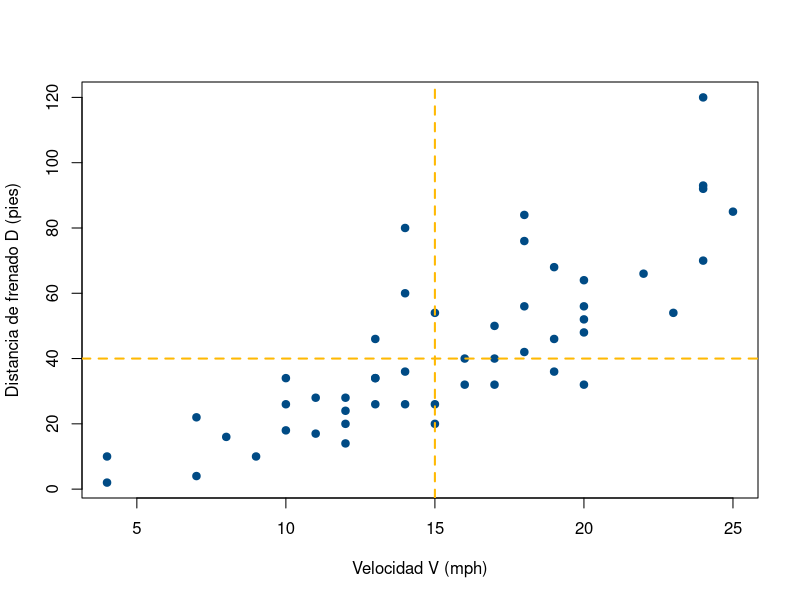
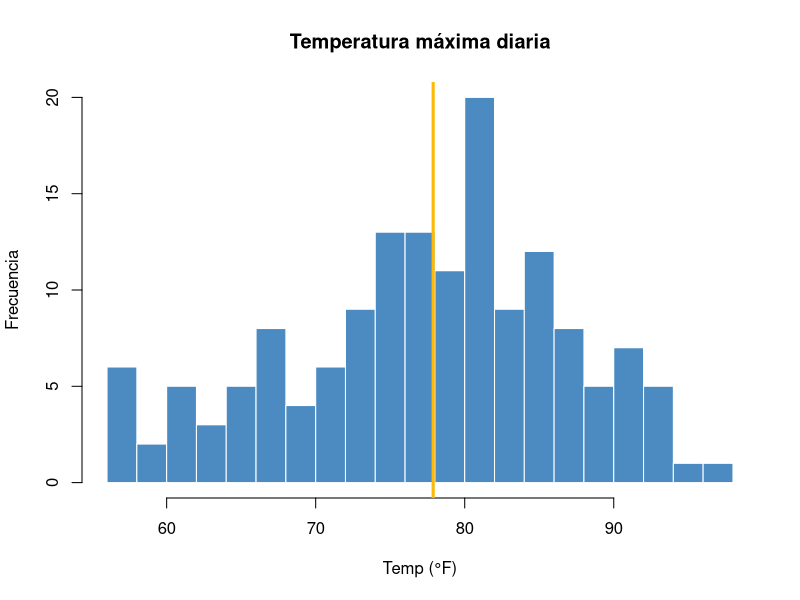
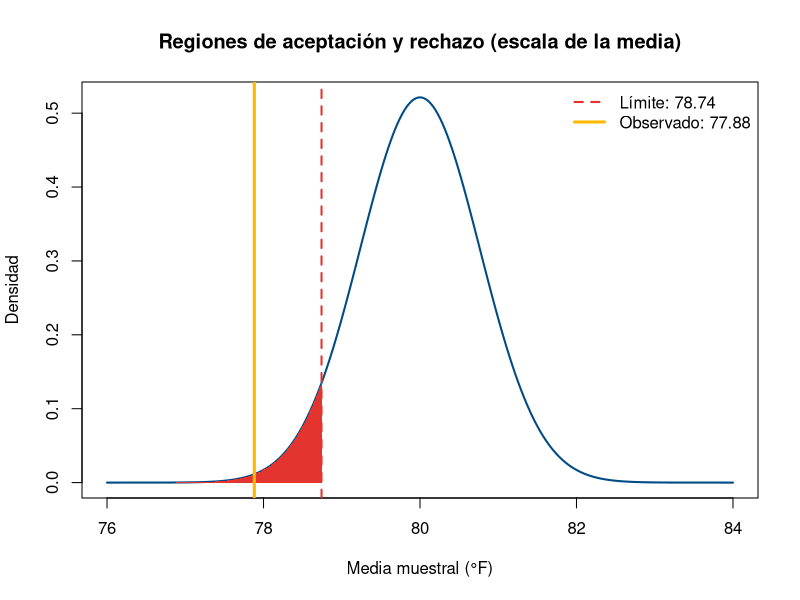
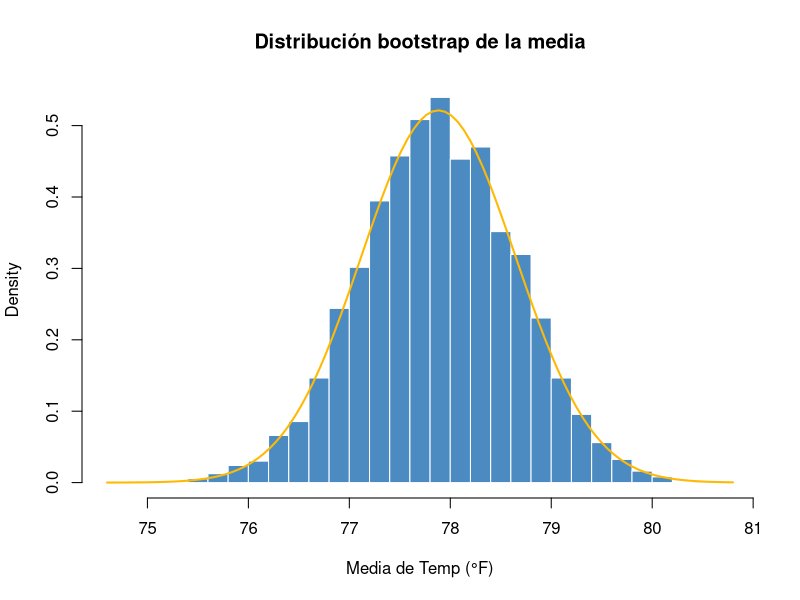

Generate these figures, in order, with R:
## ---- chunk 1
data("airquality")     # carga la base en la memoria de R
head(airquality)       # primeras 6 filas
str(airquality)        # tipo de cada variable y número de observaciones
summary(airquality)    # mínimo, cuartiles, media, máximo y datos faltantes (NA's)
## ---- chunk 2
data("mtcars")
mtcars[1:8, c("cyl", "am")]   # solo las dos columnas que nos interesan
## ---- chunk 3
tabla_abs <- table(cyl = mtcars$cyl, am = mtcars$am)
tabla_abs
sum(tabla_abs)   # debe dar 32

# Para ver qué autos hay en una casilla, por ejemplo (8, 1):
rownames(mtcars)[mtcars$cyl == 8 & mtcars$am == 1]
## ---- chunk 4
p_conj <- prop.table(tabla_abs)   # divide cada celda por el total (32)
round(p_conj, 4)
sum(p_conj)                       # debe dar 1
## ---- chunk 5
p_X <- rowSums(p_conj)   # marginal de X (suma de cada fila)
p_Y <- colSums(p_conj)   # marginal de Y (suma de cada columna)
p_X
p_Y

addmargins(p_conj)       # la tabla completa con los totales al margen
## ---- chunk 6
# Forma 1: aplicando la fórmula directamente
p_conj[, "1"] / p_Y["1"]

# Forma 2: prop.table con margin = 2 divide cada COLUMNA por su total
round(prop.table(tabla_abs, margin = 2), 4)
## ---- chunk 7
producto <- outer(p_X, p_Y)   # tabla que tendríamos SI fueran independientes
round(producto, 4)
round(p_conj, 4)              # tabla observada, para comparar celda por celda

p_conj["8", "1"]              # lo observado en la casilla (8, 1)
producto["8", "1"]            # lo esperado bajo independencia
## ---- chunk 8
x <- as.numeric(rownames(p_conj))   # valores de X: 4, 6, 8
y <- as.numeric(colnames(p_conj))   # valores de Y: 0, 1

EX  <- sum(x * p_X)
EY  <- sum(y * p_Y)
EXY <- sum(outer(x, y) * p_conj)    # outer(x, y) arma la tabla de productos x*y

c(EX = EX, EY = EY, EXY = EXY)
## ---- chunk 9
cov_XY <- EXY - EX * EY
VX <- sum(x^2 * p_X) - EX^2
VY <- sum(y^2 * p_Y) - EY^2
rho <- cov_XY / sqrt(VX * VY)

c(cov = cov_XY, rho = rho)
## ---- chunk 10
cov(mtcars$cyl, mtcars$am)   # -0.4657
cor(mtcars$cyl, mtcars$am)   # -0.5226  (esta sí coincide)
## ---- chunk 11
p_X_dado_Y1 <- p_conj[, "1"] / p_Y["1"]
sum(x * p_X_dado_Y1)    # E(X | Y = 1)
## ---- chunk 12
# 1. Pasar la tabla a "formato largo": una fila por celda
celdas <- expand.grid(x = x, y = y)    # todas las combinaciones (x, y)
celdas$p <- as.vector(p_conj)          # su probabilidad (mismo orden)
celdas

# 2. Elegir 100 000 celdas al azar con esas probabilidades
set.seed(1)
idx <- sample(1:nrow(celdas), size = 1e5, replace = TRUE, prob = celdas$p)
X_sim <- celdas$x[idx]
Y_sim <- celdas$y[idx]

# 3. Covarianza "tipo tabla" de los datos simulados
mean(X_sim * Y_sim) - mean(X_sim) * mean(Y_sim)   # debe acercarse a -0.4512
## ---- chunk 13
#| fig-cap: "Cada punto es una prueba de frenado. Las líneas punteadas marcan V = 15 y D = 40."
data("cars")
plot(cars$speed, cars$dist,
     pch = 19, col = "#004B85",
     xlab = "Velocidad V (mph)",
     ylab = "Distancia de frenado D (pies)")
abline(v = 15, h = 40, lty = 2, col = "#FFB903", lwd = 2)
## ---- chunk 14
A <- cars$speed > 15   # evento V > 15
B <- cars$dist > 40    # evento D > 40

c(P_V_mayor15  = mean(A),         # marginal
  P_D_mayor40  = mean(B),         # marginal
  P_conjunta   = mean(A & B),     # conjunta: ambos a la vez
  P_producto   = mean(A) * mean(B))

table(V_mayor_15 = A, D_mayor_40 = B)   # conteos de las 4 regiones
## ---- chunk 15
mean(B[A])     # P(D > 40 | V > 15): solo entre los autos rápidos
mean(B[!A])    # P(D > 40 | V <= 15): solo entre los autos lentos
## ---- chunk 16
#| fig-cap: "Temperatura máxima diaria en Nueva York, mayo a septiembre de 1973."
data("airquality")
temp <- airquality$Temp

hist(temp, breaks = 20, col = "#4B8BC2", border = "white",
     main = "Temperatura máxima diaria",
     xlab = "Temp (°F)", ylab = "Frecuencia")
abline(v = mean(temp), col = "#FFB903", lwd = 3)
## ---- chunk 17
n    <- length(temp)     # tamaño de muestra
xbar <- mean(temp)       # media muestral
s    <- sd(temp)         # desviación estándar muestral (divide por n - 1)
ee   <- s / sqrt(n)      # error estándar de la media

c(n = n, xbar = xbar, s = s, ee = ee)
## ---- chunk 18
alpha  <- 0.10
z_crit <- qnorm(1 - alpha/2)     # qnorm(0.95) = 1.645
margen <- z_crit * ee

c(z_crit = z_crit, margen = margen,
  inferior = xbar - margen, superior = xbar + margen)
## ---- chunk 19
t.test(temp, conf.level = 0.90)$conf.int
## ---- chunk 20
mu0   <- 80
z_obs <- (xbar - mu0) / ee
z_obs
## ---- chunk 21
z_limite <- qnorm(0.05)   # -1.645: deja 0.05 a la IZQUIERDA
z_limite
## ---- chunk 22
xbar_limite <- mu0 + z_limite * ee
xbar_limite
## ---- chunk 23
#| fig-cap: "Distribución de la media muestral si H0 fuera cierta (μ = 80). La región de rechazo (rojo) está a la izquierda de 78.74; la media observada (77.88) cae dentro de ella."
curve(dnorm(x, mean = mu0, sd = ee), from = 76, to = 84, n = 500,
      lwd = 2, col = "#004B85",
      xlab = "Media muestral (°F)", ylab = "Densidad",
      main = "Regiones de aceptación y rechazo (escala de la media)")

# Sombrear la región de rechazo
x_rech <- seq(76, xbar_limite, length.out = 200)
polygon(c(76, x_rech, xbar_limite), c(0, dnorm(x_rech, mu0, ee), 0),
        col = "#E3342F", border = NA)

abline(v = xbar_limite, lty = 2, lwd = 2, col = "#E3342F")   # límite
abline(v = xbar, lwd = 3, col = "#FFB903")                   # observado
legend("topright", bty = "n",
       legend = c("Límite: 78.74", "Observado: 77.88"),
       col = c("#E3342F", "#FFB903"), lty = c(2, 1), lwd = c(2, 3))
## ---- chunk 24
t.test(temp, mu = 80, alternative = "less")
## ---- chunk 25
#| fig-cap: "10 000 medias bootstrap: aunque los datos son asimétricos, la media se distribuye como una campana (TCL)."
set.seed(2026)
medias_boot <- replicate(10000, mean(sample(temp, n, replace = TRUE)))

hist(medias_boot, breaks = 40, freq = FALSE, col = "#4B8BC2", border = "white",
     main = "Distribución bootstrap de la media", xlab = "Media de Temp (°F)")
curve(dnorm(x, mean = xbar, sd = ee), add = TRUE, lwd = 2, col = "#FFB903")

quantile(medias_boot, c(0.05, 0.95))   # IC bootstrap del 90%: ~ (76.63, 79.14)
## ---- chunk 26
data("sleep")
g1 <- sleep$extra[sleep$group == 1]   # filtrar solo el medicamento 1
g1

n1 <- length(g1); xbar1 <- mean(g1); s1 <- sd(g1)
c(n = n1, xbar = xbar1, s = s1)
## ---- chunk 27
t_crit <- qt(0.975, df = n1 - 1)
c(t_crit = t_crit,
  inferior = xbar1 - t_crit * s1 / sqrt(n1),
  superior = xbar1 + t_crit * s1 / sqrt(n1))

t.test(g1, conf.level = 0.95)$conf.int   # verificación
## ---- chunk 28
t_obs <- (xbar1 - 0) / (s1 / sqrt(n1))
t_lim <- qt(0.95, df = n1 - 1)       # cola DERECHA: deja 0.05 a la derecha
c(t_obs = t_obs, t_limite = t_lim)

t.test(g1, mu = 0, alternative = "greater")   # verificación (valor P = 0.109)
